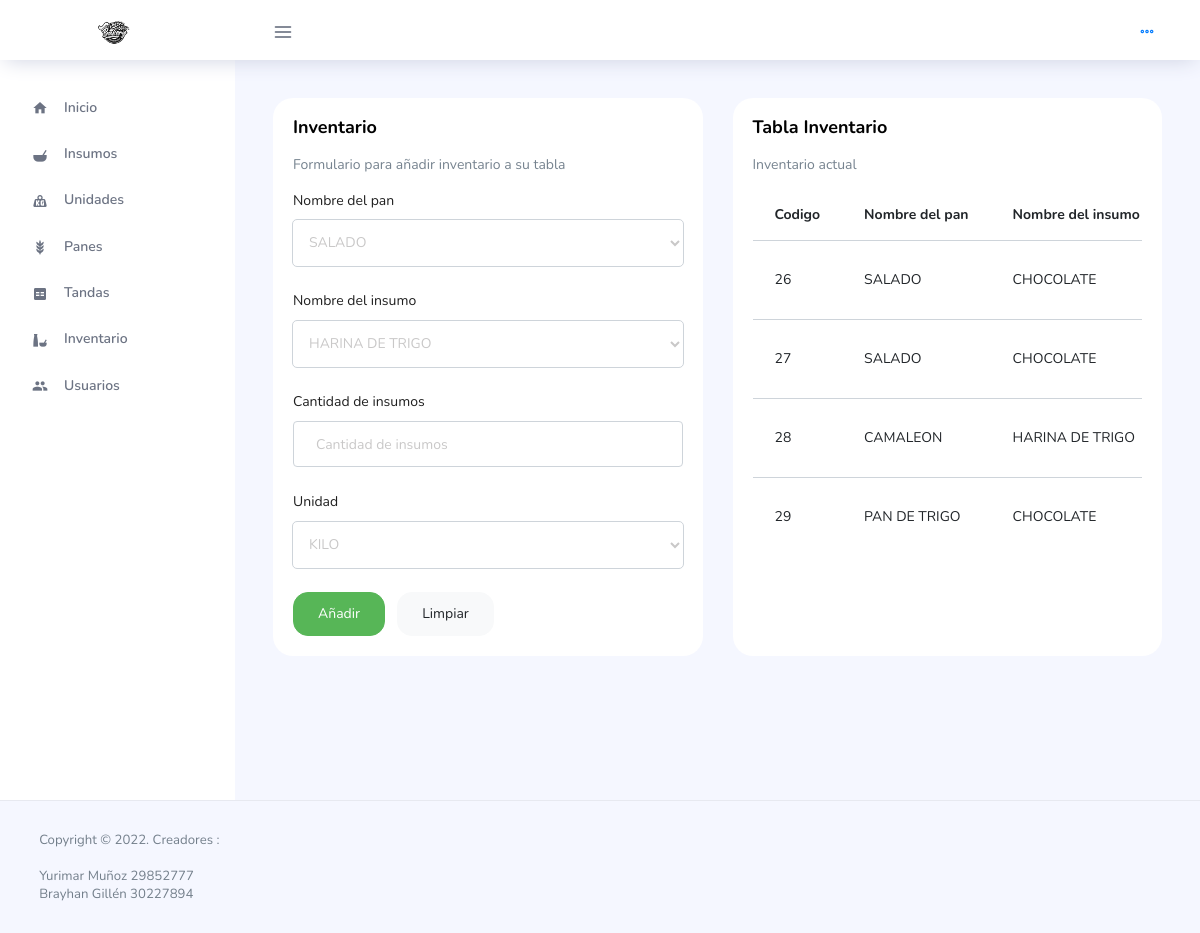
The app's page /show-inventario.php with its own data.
### tables this page shows
CREATE TABLE `panes` (
  `id_pan` int(10) UNSIGNED NOT NULL COMMENT 'Id del pan',
  `des_pan` varchar(50) NOT NULL COMMENT 'Descripción del pan'
);

CREATE TABLE `insumos` (
  `id_ins` int(10) UNSIGNED NOT NULL COMMENT 'Id del insumo',
  `des_ins` varchar(50) NOT NULL COMMENT 'Descripción del insumo',
  `id_uni` int(10) UNSIGNED NOT NULL COMMENT 'Id de la unidad de medida',
  `exi_min` smallint(5) UNSIGNED NOT NULL DEFAULT 0 COMMENT 'Existencia mínima',
  `exi_max` smallint(5) UNSIGNED NOT NULL DEFAULT 0 COMMENT 'Existencia máxima',
  `can_disp` smallint(5) UNSIGNED NOT NULL DEFAULT 0 COMMENT 'Cantidad disponible'
);

CREATE TABLE `unidades` (
  `id_uni` int(10) UNSIGNED NOT NULL COMMENT 'Id de la unidad',
  `des_uni` varchar(50) NOT NULL COMMENT 'Descripción de la unidad'
);

CREATE TABLE `panes_insumos` (
  `id_panins` int(10) UNSIGNED NOT NULL COMMENT 'Id del registro',
  `id_pan` int(10) UNSIGNED NOT NULL COMMENT 'Id del pan',
  `id_ins` int(10) UNSIGNED NOT NULL COMMENT 'Id del insumo',
  `can_ins` decimal(20,2) UNSIGNED NOT NULL DEFAULT 0.00 COMMENT 'Cantidad utilizada del insumo',
  `id_uni` int(10) UNSIGNED NOT NULL COMMENT 'Unidad de medida'
);

### show-inventario.php (called while the page is built)
<?php
include('controller/inventario.php');
include('header.php');
include('sidebar.php');
include('view/inventario.php');
include('footer.php');

### controller/inventario.php (called while the page is built, shortened)
<?php
include("model/inventario.php");
$conexion = require("model/conexion.php");
$objInventarios = new inventarios($conexion);
$inventarios = $objInventarios->get();
$listPan = $objInventarios->listPan();
$listIns = $objInventarios->listIns();
$listUni = $objInventarios->listUni();

### model/inventario.php (called while the page is built, shortened)
<?php
class inventarios
{
    function __construct($conexion)
    {
        $this->conexion = $conexion;
    }
    public function listPan(){
        $query = ("SELECT * FROM panes");
        return $this->conexion->query($query);
    }
    public function listIns(){
        $query = ("SELECT * FROM insumos");
        return $this->conexion->query($query);
    }
    public function listUni(){
        $query = ("SELECT * FROM unidades");
        return $this->conexion->query($query);
    }
    public function get()
    {
        return $this->conexion->query("SELECT a.id_panins, b.des_pan, c.des_ins, a.can_ins, d.des_uni
        FROM panes_insumos a
        INNER JOIN panes b ON b.id_pan=a.id_pan
        INNER JOIN insumos c ON c.id_ins=a.id_ins
        INNER JOIN unidades d ON d.id_uni=a.id_uni
        /* ORDER BY panes.des_pan */");
    }
}

### view/inventario.php (the view, shortened to what this page needs)
<body>
    <div class="main-panel">
        <div class="content-wrapper">
            <div class="row">
                <div class="col-lg-6 grid-margin stretch-card">
                    <div class="card">
                        <div class="card-body">
                            <h4 class="card-title">Inventario</h4>
                            <p class="card-description">
                                Formulario para añadir inventario a su tabla
                            </p>
                            <form class="forms-sample" method="POST">
                                <?php foreach ($listPan as $value) { ?>
                                    <div class="form-group">
                                        <label for="text">Nombre del pan</label>
                                        <select class="form-control" name="des_pan" data-iduser="<?php echo $value['id_pan'] ?>" id="nom_pan">
                                            <?php foreach ($listPan as $number_pan => $pan) { ?>
                                                <option value="<?php echo $pan['id_pan'] ?>" <?php if ($value['des_pan'] == $pan['des_pan']) echo 'selected'; ?>> <?php echo strtoupper($pan['des_pan']) ?> </option>
                                            <?php } ?>
                                        </select>
                                    <?php } ?>
                                    </div>
                                    <div>
                                        <?php foreach ($listIns as $value) { ?>
                                            <div class="form-group">
                                                <label for="text">Nombre del insumo</label>
                                                <select class="form-control" name="des_ins" data-iduser="<?php echo $value['id_ins'] ?>" id="nom_ins">
                                                    <?php foreach ($listIns as $number_ins => $ins) { ?>
                                                        <option value="<?php echo $ins['id_ins'] ?>" <?php if ($value['des_ins'] == $ins['des_ins']) echo 'selected'; ?>> <?php echo strtoupper($ins['des_ins']) ?> </option>
                                                    <?php } ?>
                                                </select>
                                            <?php } ?>
                                            </div>
                                            <div class="form-group">
                                                <label for="can_ins">Cantidad de insumos</label>
                                                <input type="number" name="can_ins" class="form-control" id="can_ins" placeholder="Cantidad de insumos">
                                            </div>
                                            <?php foreach ($listUni as $value) { ?>
                                                <div class="form-group">
                                                    <label for="text">Unidad</label>
                                                    <select class="form-control" name="des_uni" data-iduser="<?php echo $value['id_uni'] ?>" id="des_uni">
                                                        <?php foreach ($listUni as $number_uni => $uni) { ?>
                                                            <option value="<?php echo $uni['id_uni'] ?>" <?php if ($value['des_uni'] == $uni['des_uni']) echo 'selected'; ?>> <?php echo strtoupper($uni['des_uni']) ?> </option>
                                                        <?php } ?>
                                                    </select>
                                                <?php } ?>
                                                </div>
                                    </div>
                                    <button type="submit" name="accion" class="btn btn-success mr-2" value="ADD_INVENTARIO">Añadir</button>
                                    <button type="submit" name="accion" value="Limpiar" class="btn btn-light">Limpiar</button>
                            </form>
                        </div>
                    </div>
                </div>
                <div class="col-lg-6 grid-margin stretch-card">
                    <div class="card">
                        <div class="card-body">
                            <h4 class="card-title">Tabla Inventario</h4>
                            <p class="card-description">
                                Inventario actual
                            </p>
                            <div class="table-responsive">
                                <table class="table table-hover">
                                    <thead>
                                        <tr>
                                            <th>Codigo</th>
                                            <th>Nombre del pan</th>
                                            <th>Nombre del insumo</th>
                                        </tr>
                                    </thead>
                                    <tbody>
                                        <?php
                                        while ($inventario = $inventarios->fetch_object()) { ?>
                                            <tr>
                                                <td><?= $inventario->id_panins ?></td>
                                                <td><?= $inventario->des_pan ?></td>
                                                <td><?= $inventario->des_ins ?></td>
                                            </tr>
                                        <?php }
                                        ?>
                                    </tbody>
                                </table>
                            </div>
                        </div>
                    </div>
                </div>
            </div>
        </div>
    </div>
</body>

### header.php (shortened to what this page needs)
<!DOCTYPE html>
<html lang="es">
<head>
  <link rel="stylesheet" href="src/vendors/feather/feather.css">
  <link rel="stylesheet" href="src/vendors/ti-icons/css/themify-icons.css">
  <link rel="stylesheet" href="src/vendors/css/vendor.bundle.base.css">
  <link rel="stylesheet" href="src/vendors/mdi/css/materialdesignicons.min.css">
  <link rel="stylesheet" href="src/css/vertical-layout-light/style.css">
</head>

### sidebar.php (shortened to what this page needs)
<div class="container-scroller">
  <nav class="navbar col-lg-12 col-12 p-0 fixed-top d-flex flex-row">
      <div class="text-center navbar-brand-wrapper d-flex align-items-center justify-content-center">
        <a class="navbar-brand brand-logo mr-2" href="show-home.php"><img src="src/images/logo.png" class="mr-" alt="logo"/></a>
      </div>
      <div class="navbar-menu-wrapper d-flex align-items-center justify-content-end">
        <button class="navbar-toggler navbar-toggler align-self-center" type="button" data-toggle="minimize">
          <span class="icon-menu"></span>
        </button>
        <ul class="navbar-nav navbar-nav-right">
          <li class="nav-item nav-profile dropdown">
            <a class="close-sesion" href="view/cerrar-sesion.php" data-toggle="dropdown" id="profileDropdown">
              <i class="icon-ellipsis"></i>
            </a>
          </li>
        </ul>
      </div>
  </nav>
  <div class="container-fluid page-body-wrapper">
    <nav class="sidebar sidebar-offcanvas" id="sidebar">
        <ul class="nav">
        <li class="nav-item">
            <a class="nav-link" href="show-home.php">
              <i class="mdi mdi-home menu-icon"></i>
              <span class="menu-title">Inicio</span>
            </a>
          </li>
          <li class="nav-item">
            <a class="nav-link" href="show-insumos.php">
              <i class="mdi mdi-bowl menu-icon"></i>
              <span class="menu-title">Insumos</span>
            </a>
          </li>
          <li class="nav-item">
            <a class="nav-link" href="show-unidades.php">
              <i class="mdi mdi-weight-kilogram menu-icon"></i>
              <span class="menu-title">Unidades</span>
            </a>
          </li>
          <li class="nav-item">
            <a class="nav-link" href="show-panes.php">
              <i class="mdi mdi-barley menu-icon"></i>
              <span class="menu-title">Panes</span>
            </a>
          </li>
          <li class="nav-item">
            <a class="nav-link" href="show-tandas.php">
              <i class="mdi mdi-code-equal menu-icon"></i>
              <span class="menu-title">Tandas</span>
            </a>
          </li>
          <li class="nav-item">
            <a class="nav-link" href="show-inventario.php">
              <i class="mdi mdi-food-variant menu-icon"></i>
              <span class="menu-title">Inventario</span>
            </a>
          </li>
          <li class="nav-item">
            <a class="nav-link" href="show-usuarios.php">
              <i class="mdi mdi-account-multiple menu-icon"></i>
              <span class="menu-title">Usuarios</span>
            </a>
          </li>
        </ul>
      </nav>

### footer.php (shortened to what this page needs)
</div>
</div>
<footer class="footer">
          <div class="d-sm-flex justify-content-center justify-content-sm-between">
            <span class="text-muted text-center text-sm-left d-block d-sm-inline-block"> Copyright © 2022. Creadores :</span>
          </div>
          <br>
          <div class="d-sm-flex justify-content-center justify-content-sm-between">
            <span class="text-muted text-center text-sm-left d-block d-sm-inline-block"> Yurimar Muñoz 29852777</span>
          </div>
          <div class="d-sm-flex justify-content-center justify-content-sm-between">
            <span class="text-muted text-center text-sm-left d-block d-sm-inline-block"> Brayhan Gillén 30227894</span>
          </div>
        </footer>
</body>
</html>

### records on screen
panes_insumos: id_panins "26", id_pan.des_pan "SALADO", id_ins.des_ins "CHOCOLATE"
panes_insumos: id_panins "27", id_pan.des_pan "SALADO", id_ins.des_ins "CHOCOLATE"
panes_insumos: id_panins "28", id_pan.des_pan "CAMALEON", id_ins.des_ins "HARINA DE TRIGO"
panes_insumos: id_panins "29", id_pan.des_pan "PAN DE TRIGO", id_ins.des_ins "CHOCOLATE"

### other values on screen
form field des_pan "SALADO"
form field des_ins "HARINA DE TRIGO"
form field des_uni "KILO"
